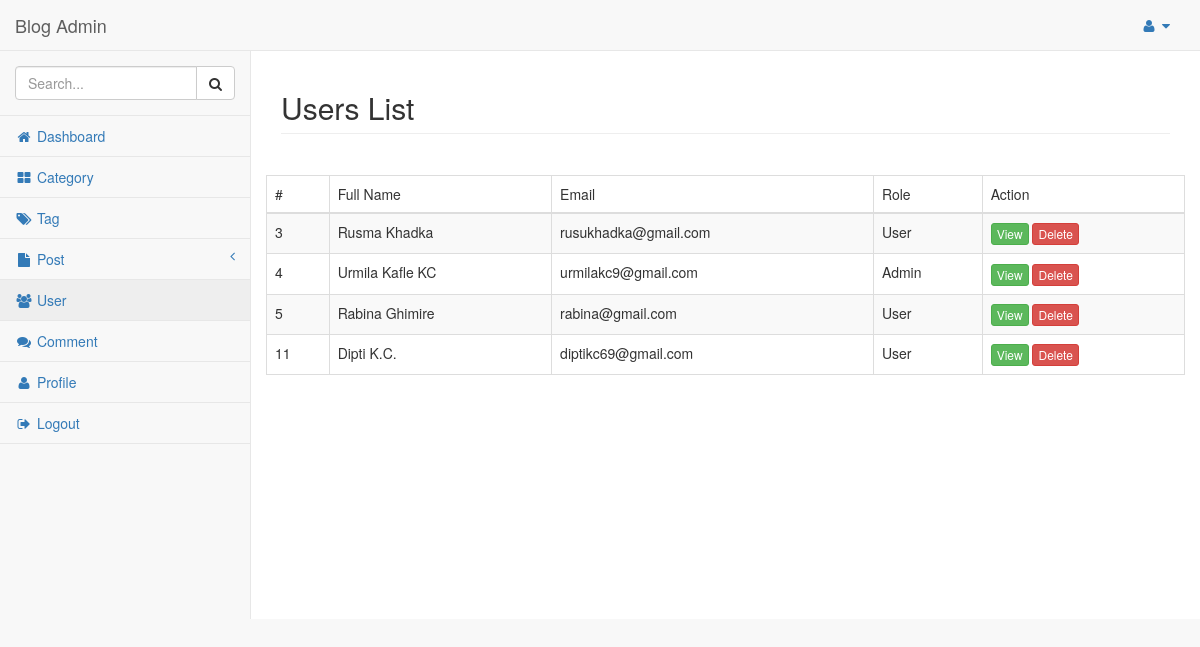
Screenshot of /admin/list-user.php (signed in) with the database file from the repository.
### tables this page shows
CREATE TABLE `users` (
  `id` int(100) NOT NULL,
  `email` varchar(50) NOT NULL,
  `password` varchar(50) NOT NULL,
  `status` tinyint(1) NOT NULL DEFAULT 0,
  `full_name` varchar(100) NOT NULL,
  `is_admin` tinyint(1) NOT NULL DEFAULT 0,
  `created_at` date NOT NULL
);

### admin/list-user.php (the view, shortened to what this page needs)
<?php
include 'include/head.php';
$sql = "SELECT * FROM users";
$results = mysqli_query($conn, $sql);
?>
<body>
    <div id="wrapper">
        <nav class="navbar navbar-default navbar-static-top" role="navigation" style="margin-bottom: 0">
            <?php include 'include/navbar.php';?>
            <?php include 'include/sidebar.php';?>
        </nav>
        <div id="page-wrapper">
            <div class="row">
                <div class="col-lg-12">
                    <h2 class="page-header"> Users List </h2>
                </div>
            </div>
            <div class="row" style="margin-top:20px;">
                <div class="col-sm-12">
                    </div>
                    <table class="table table-striped table-bordered table-hover">
                        <thead>
                            <tr>
                                <td>#</td>
                                <td>Full Name</td>
                                <td>Email</td>
                                <td>Role</td>
                                <td>Action</td>
                            </tr>
                        </thead>
                        <tbody>
                        <?php
                        if(mysqli_num_rows($results) > 0){
                            while ($row = mysqli_fetch_array
                            ($results)){
                        ?>
                            <tr>
                                <td><?php echo $row['id'];?></td>
                                <td><?php echo $row['full_name'];?>
                                </td>
                                <td><?php echo $row['email'];?>
                                </td>
                                <td>
                                <?php
                                if($row['is_admin'] == 1){
                                echo 'Admin';
                                }else{
                                echo 'User' ;}
                                 ?>
                                </td>
                                <td>
                                <a href="view-user.php?id=<?php echo $row['id']; ?>" class="btn btn-xs btn-success ">View</a>
                                <a href="delete-user.php?id=<?php echo $row['id']; ?>" class="btn btn-xs btn-danger ">Delete</a>
                                </td>
                            </tr>
                            <?php } } ?>
                        </tbody>
                    </table>
                </div>
            </div>
        </div>
</body>
</html>

### rows the page displays
users: id "3", full_name "Rusma Khadka", email "rusukhadka@gmail.com", is_admin "User"
users: id "4", full_name "Urmila Kafle KC", email "urmilakc9@gmail.com", is_admin "Admin"
users: id "5", full_name "Rabina Ghimire", email "rabina@gmail.com", is_admin "User"
users: id "11", full_name "Dipti K.C.", email "diptikc69@gmail.com", is_admin "User"
